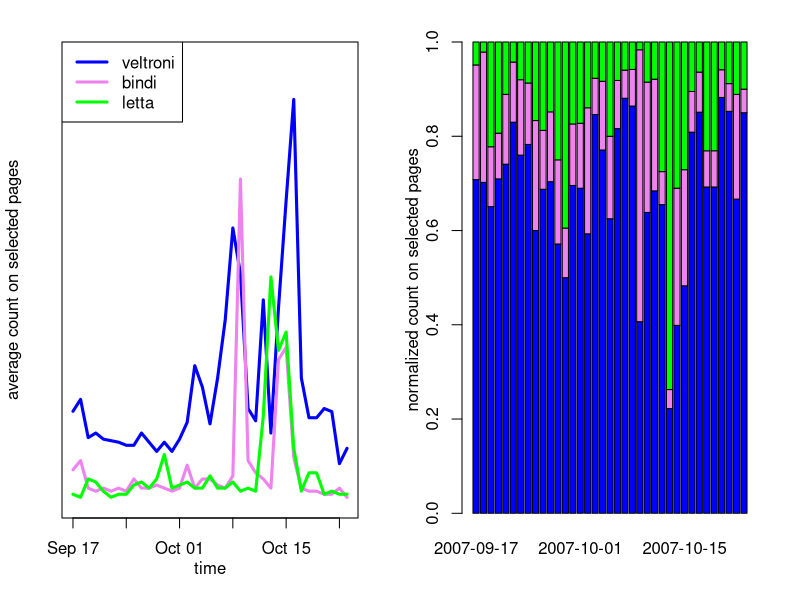

This figure's R source:
ts = read.csv("some_data_ita.csv", header=TRUE)
ts$date = as.Date(ts$date)

pdf(file="ts-barplot_veltroni-bindi-letta.pdf", width=8, height=4)
  par(mfrow=c(1,2), cex.axis=1, cex.lab=1, mar=c(4.1, 3.1, 2.1, 2.1))

  plot(ts$veltroni ~ ts$date,
    main="", xlab="time",
    ylab="average count on selected pages", yaxt = "n",
    mgp=c(2,1,0), ylim=c(0,3),
    type="l", lwd=3, col="blue")
  lines(ts$bindi ~ ts$date,
    type="l", lwd=3, col="violet")
  lines(ts$letta ~ ts$date, 
    type="l", lwd=3, col="green")

  legend("topleft",c("veltroni","bindi","letta"), col=c("blue","violet","green"),
    lty=1, lwd=3)

  norm_ts <- ts[,c(2,3,4)] / apply(ts[,c(2,3,4)], 1, sum, na.rm = TRUE)
  rownames(norm_ts ) <- as.Date(ts$date)
  barplot(t(as.matrix(norm_ts)), col=c("blue","violet","green"),
    ylab="normalized count on selected pages", mgp=c(2,1,0))

  # apparizione media sul periodo
  # apply(as.matrix(norm_ts), 2, mean, na.rm = TRUE)
dev.off()
